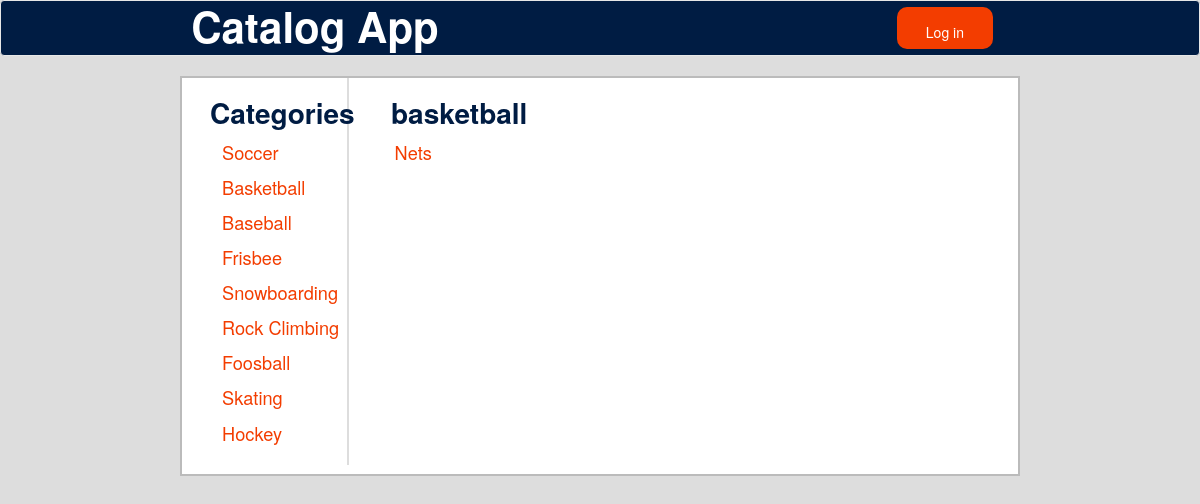
Page /catalog/basketball/items on the earlier database version.
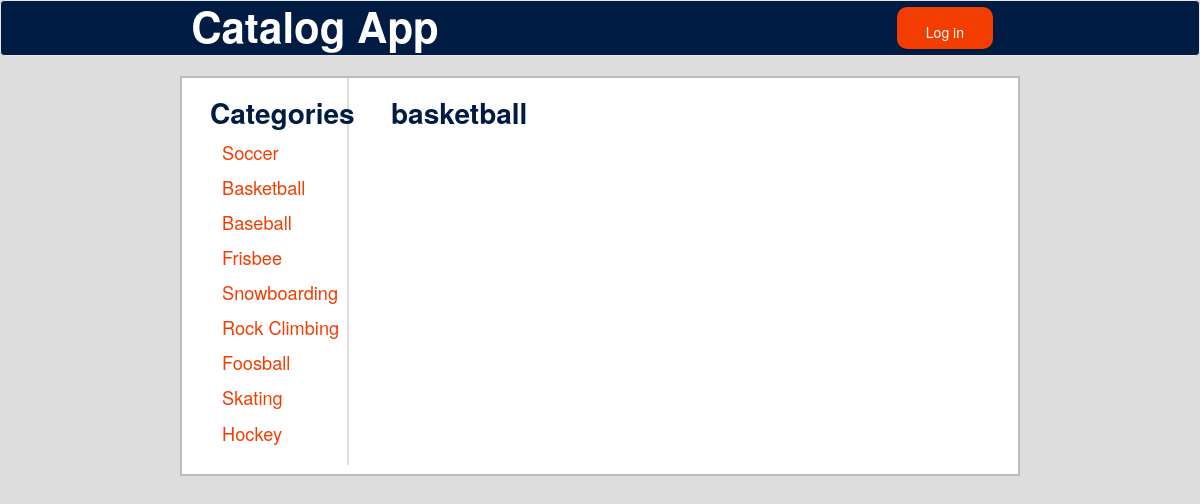
Same page on the later database version.
### database_setup.py (models this page shows)
class Items(Base):
    __tablename__ = 'items'
    id = Column(Integer, primary_key=True)
    title = Column(String(64), nullable=False)
    description = Column(String(250), nullable=False)
    category = Column(String(64), nullable=False)
    user_id = Column(Integer, ForeignKey('users.id'))
    user = relationship(User)

### main.py (the view)
@app.route('/catalog/<string:category_name>/items')
def ItemsByCategory(category_name):
    items_by_category = (
                        db_session
                        .query(Items)
                        .filter_by(category=category_name)
                        .all()
    )
    return render_template(
                    'items_by_category.html',
                    category_name=category_name,
                    items=items_by_category,
                    login_session=login_session
                    )

### main.py (called while the page is built)
@app.teardown_request
def remove_session(ex=None):
    db_session.remove()

### templates/items_by_category.html (shortened to what this page needs)
{% extends "bootstrap/base.html" %}
{% block styles %}
{{super()}}
<link rel="stylesheet" href="{{ url_for('static', filename='styles.css') }}">
<link rel="stylesheet" href="{{ url_for('static', filename='nav.css') }}">
{% endblock %}
{% block body %}
<div class="outer_container">
    {% include 'nav.html' %}
    <div class="main_catalog">
        <div class="left">
            <h2 class="catalog_heading heading_1">Categories</h2>
            <ul class="categories_list">
                <li><a href={{ url_for('ItemsByCategory', category_name = 'soccer')}}>Soccer</a></li>
                <li><a href={{ url_for('ItemsByCategory', category_name = 'basketball')}}>Basketball</a></li>
                <li><a href={{ url_for('ItemsByCategory', category_name = 'baseball')}}>Baseball</a></li>
                <li><a href={{ url_for('ItemsByCategory', category_name = 'frisbee')}}>Frisbee</a></li>
                <li><a href={{ url_for('ItemsByCategory', category_name = 'snowboarding')}}>Snowboarding</a></li>
                <li><a href={{ url_for('ItemsByCategory', category_name = 'rock_climbing')}}>Rock Climbing</a></li>
                <li><a href={{ url_for('ItemsByCategory', category_name = 'foosball')}}>Foosball</a></li>
                <li><a href={{ url_for('ItemsByCategory', category_name = 'skating')}}>Skating</a></li>
                <li><a href={{ url_for('ItemsByCategory', category_name = 'hockey')}}>Hockey</a></li>
            </ul>
        </div>
        <div class="right">
                <h2 class="catalog_heading">{{ category_name }}</h2>
                <ul class="category_items">
                {% for item in items %}
                    <li><a href={{ url_for('SpecificItem',category_name=category_name, item_name=item.title) }}>{{ item.title }}</a></li>
                {% endfor %}
                </ul>
            </div>
    </div>
{% endblock %}

Differences in the rows shown:
removed Items: category "basketball", title "Nets"
Other differences:
{{ category_name }}: (not shown) → "basketball"
